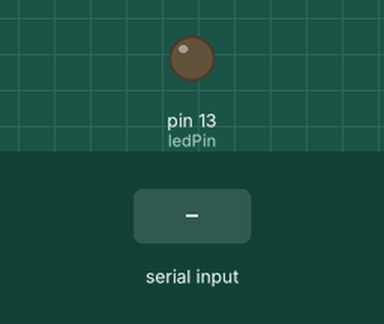
Recording of a sketch running on a simulated Arduino Uno, built with avr-gcc and run on an emulated ATmega328P. Parts: output pins drawn as LEDs (lit = HIGH). Dashed ring = blinking. Inputs (shaded band) come from the test bench.

Above: at 1.2 s.
1.3 s: "pm1,45\n" received over Serial
At 1.7 s:
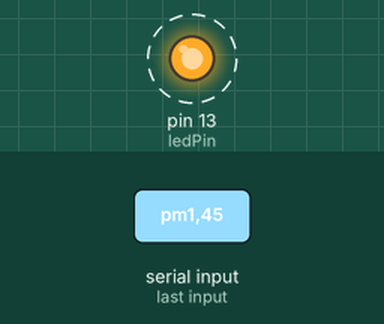
Timing chart, 0 to 10.3 s (numbered marks = the images above; inputs shaded):
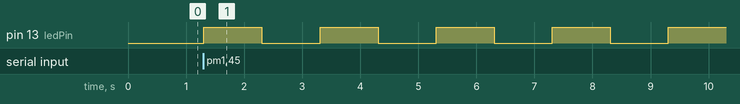

The sketch:

Motor_get_mobius_ardu2.ino
```cpp
const int ledPin = 13;  // 내장 LED가 연결된 핀 번호

void setup() {
  // 시리얼 통신 초기화
  Serial.begin(9600);

  // 내장 LED를 출력 핀으로 설정
  pinMode(ledPin, OUTPUT);
}

void loop() {
  // 시리얼 버퍼에 데이터가 있으면
  if (Serial.available()) {
    // 문자열을 읽어서 처리
    String receivedString = Serial.readStringUntil('\n'); // 개행 문자까지 읽기

    // 'pm1' 또는 'pm2' 문자열이 수신되면 내장 LED 제어
    if (receivedString.startsWith("pm1")) {
      int num = receivedString.substring(4).toInt(); // 문자열에서 숫자 부분 추출
      blinkLED(num);
    } else if (receivedString.startsWith("pm2")) {
      // 아무 동작하지 않음
    } else if (receivedString.startsWith("pm3")){

    } else if (receivedString.startsWith("bottom")){

    }
  }
}

// 내장 LED를 주어진 횟수만큼 깜빡이는 함수
void blinkLED(int times) {
  for (int i = 0; i < times; i++) {
    digitalWrite(ledPin, HIGH);  // LED 켜기
    delay(1000);  // 1000ms 대기 (1초)
    digitalWrite(ledPin, LOW);   // LED 끄기
    delay(1000);  // 1000ms 대기 (1초)
  }
}
```

Measured:
- after the input at 1.3 s, pin 13 (ledPin): alternates HIGH for 1.0 s and LOW for 1.0 s, starting at once
